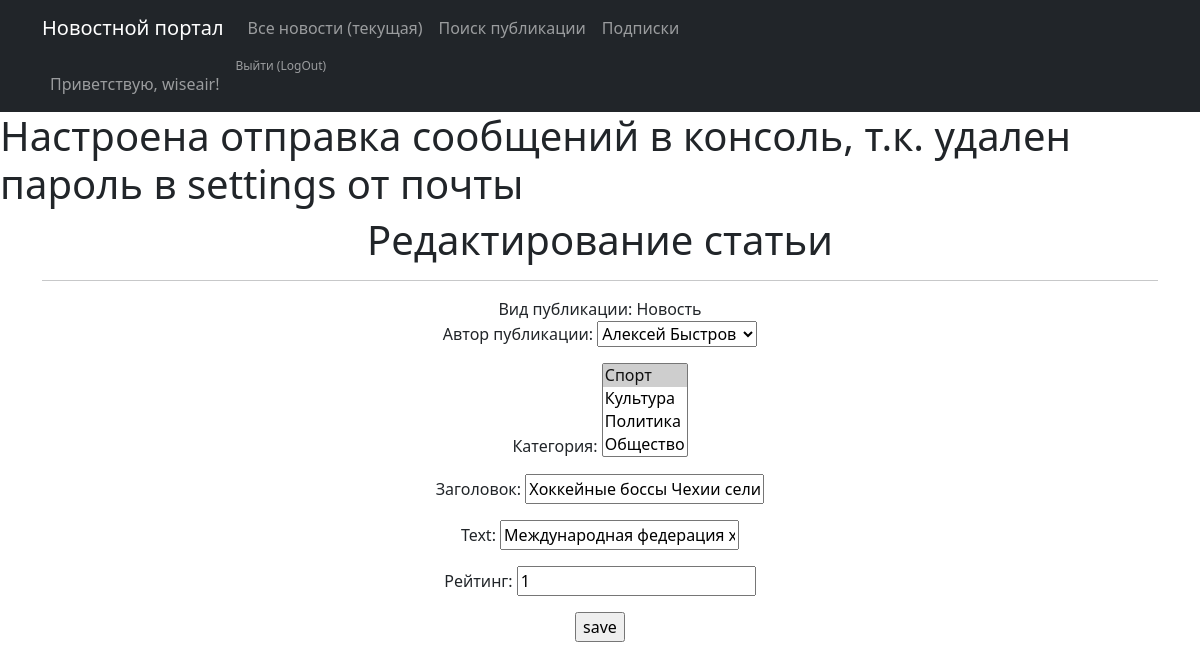
Before: /news/ART/1/update/ (signed in) with the older database file.
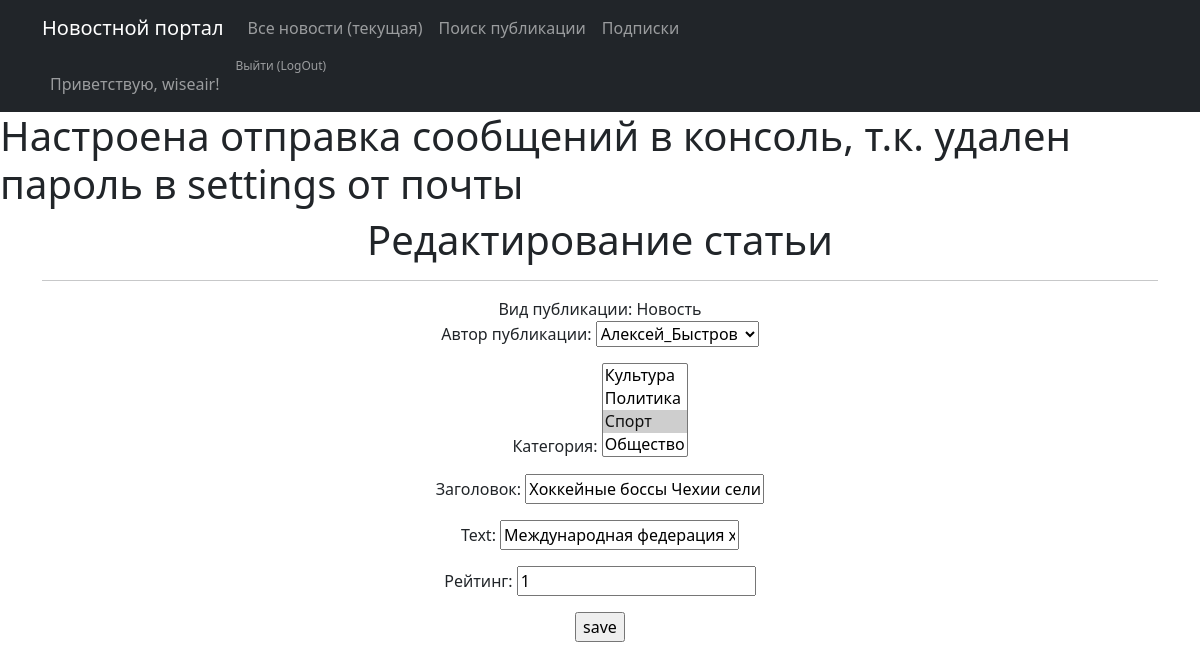
After: the same page with the newer database file.
### news/models.py (models this page shows, shortened)
class Post(models.Model):
    article = 'ART'
    news = 'NEW'
    POSITIONS = [
        (article, 'Статья'),
        (news, 'Новость')
    ]
    author = models.ForeignKey(Author, on_delete=models.CASCADE, verbose_name='Автор публикации')
    typeChoice = models.CharField(max_length=3, choices=POSITIONS, default=news, verbose_name='Вид публикации')
    pubDate = models.DateTimeField(auto_now_add=True, verbose_name='Дата публикации')
    postCategory = models.ManyToManyField(Category, through='PostCategory', default="Категория", verbose_name='Категория')
    headline = models.CharField(max_length=255, verbose_name='Заголовок')
    text = models.TextField(default="Текст статьи", verbose_name='Текст')
    postRating = models.SmallIntegerField(default=0, verbose_name='Рейтинг')
    class Meta:
        verbose_name = 'Публикация'
        verbose_name_plural = 'Публикации'

### news/views.py (the view, shortened to what this page needs)
# urls.py: path('ART/<int:id>/update/', ArticleUpdate.as_view(), name='article_update'),
class ArticleUpdate(PermissionRequiredMixin, UpdateView):
    permission_required = ('news.change_post',)
    form_class = PostForm
    model = Post
    template_name = 'edit_article.html'
    pk_url_kwarg = 'id'

### news/forms.py (shortened to what this page needs)
class PostForm(forms.ModelForm):
    text = forms.CharField(min_length=10)
    class Meta:
        model = Post
        fields = ['author',
                  'postCategory',
                  'headline',
                  'text',
                  'postRating',
                  ]

### news/models.py (called while the page is built)
    def __str__(self):
        return '{}'.format(self.authUser)

    def __str__(self):
        return f'{self.catName.title()}'

### templates/edit_article.html (shortened to what this page needs)
{% extends 'flatpages/default.html' %}
{% block content %}
<h1>Редактирование статьи</h1>
<hr>
    <tr>
        <td>Вид публикации:</td>
    </tr>
    <tr>
        <td>{{ post.get_typeChoice_display}}</td>
    </tr>
<form action="" method="post">
    {{ form.as_p }}
    <input type="submit" value="save" />
</form>
{% endblock content %}

Changed rows visible on the page:
changed Post "Новость": author "Алексей Быстров" → "Алексей_Быстров"
Other visible differences:
form field postCategory: "Спорт ☑ / Культура / Политика / Общество" → "Культура / Политика / Спорт ☑ / Общество"
